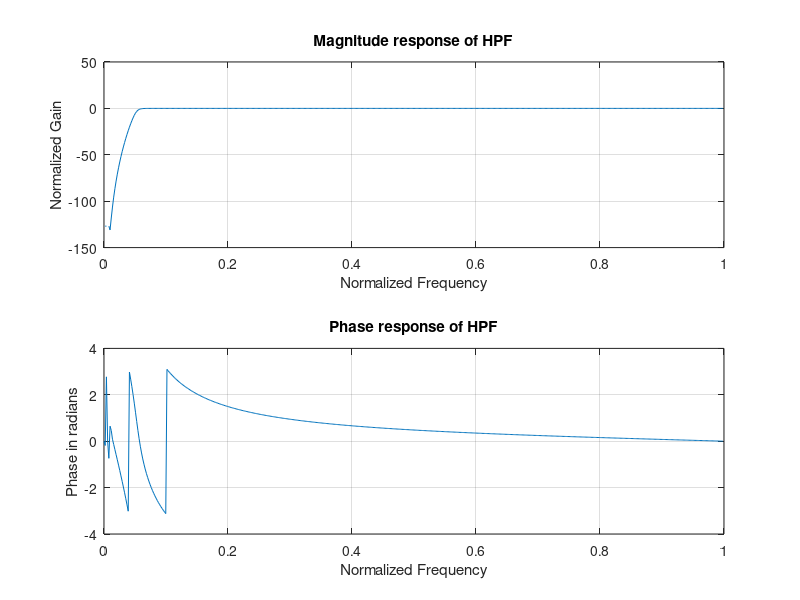

Reproduce this figure in MATLAB.
%Butterworth HPF filter

alphaP=50;
alphaS=100;
wp=0.1;
ws=0.2;
[n,wn]=buttord(wp,ws,alphaP,alphaS);
[b,a]=butter(n,wn,'high');
w=0:0.01:pi;
[h,ph]=freqz(b,a);
m=20*log10(abs(h));
subplot(2,1,1)
plot(ph/pi,m);
grid on;
xlabel('Normalized Frequency');
ylabel('Normalized Gain');
title('Magnitude response of HPF');
subplot(2,1,2)
plot(ph/pi,angle(h));
grid on;
xlabel('Normalized Frequency');
ylabel('Phase in radians');
title('Phase response of HPF');
